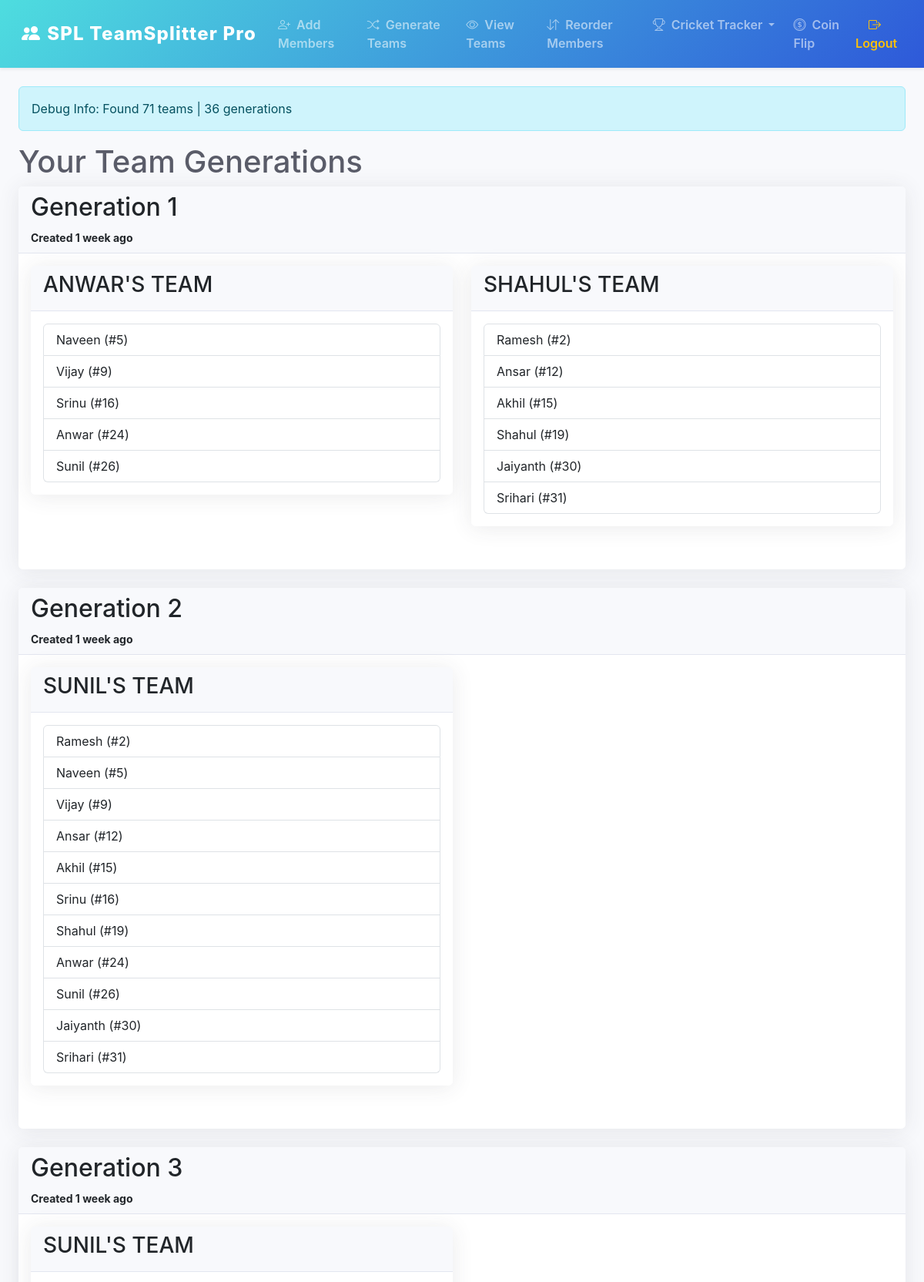
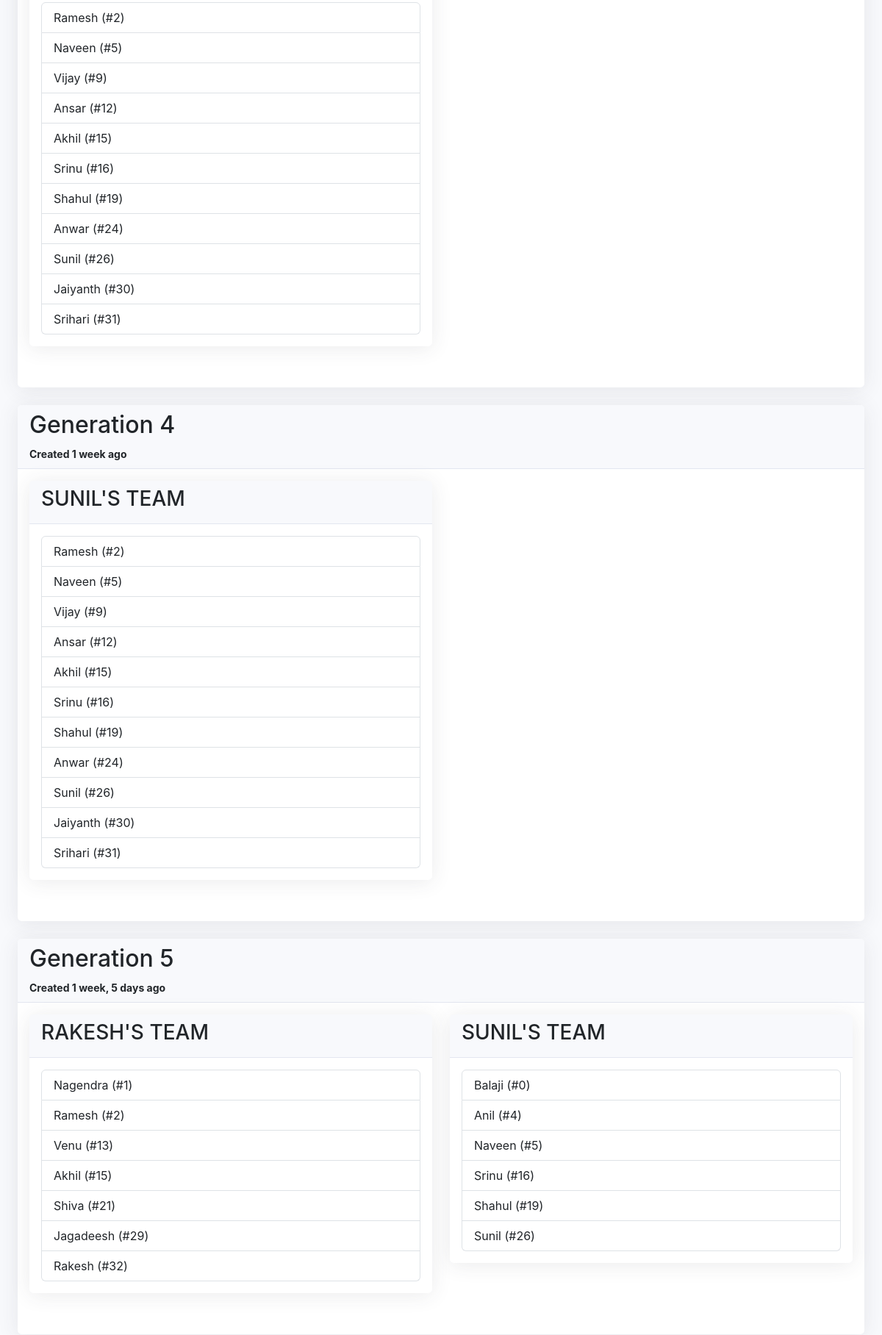
The app's page /teamss/ (signed in, upper part) with its own data (2 pictures, top to bottom).
### capp/models.py (models this page shows, shortened)
class Team(models.Model):
    user = models.ForeignKey(User, on_delete=models.CASCADE, null=True, blank=True)
    name = models.CharField(max_length=100)
    members = models.ManyToManyField(Member, blank=True)
    created_at = models.DateTimeField(auto_now_add=True)  # when team was created
    updated_at = models.DateTimeField(auto_now=True)      # when team was last updated
    generation_id = models.UUIDField(default=uuid.uuid4, editable=False)
    def __str__(self):
        return f"{self.name} ({self.created_at.strftime('%Y-%m-%d %H:%M')})"
    class Meta:
        ordering = ['-created_at']  # Default ordering by newest first

class Member(models.Model):
    user = models.ForeignKey(User, on_delete=models.CASCADE, null=True, blank=True)
    name = models.CharField(max_length=100)
    position = models.IntegerField(default=0)  # For ordering
    is_captain = models.BooleanField(default=False)
    class Meta:
        ordering = ['position']
        unique_together = ('user', 'position')  # Prevent same position for same user

### capp/views.py (the view)
# urls.py: path('teamss/', views.team_lists, name='team_lists'),  # Changed from 'teamss'
@login_required
def team_lists(request):
    team_count = Team.objects.filter(user=request.user).count()
    print(f"Found {team_count} teams for user {request.user}")
    teams = Team.objects.filter(user=request.user).select_related('user').prefetch_related('members')
    print("Teams queryset:", list(teams.values('id', 'name', 'generation_id', 'created_at')))
    generations = {}
    for team in teams:
        if team.generation_id not in generations:
            generations[team.generation_id] = {
                'teams': [],
                'created_at': team.created_at,
                'total_members': 0
            }
        generations[team.generation_id]['teams'].append(team)
        generations[team.generation_id]['total_members'] += team.members.count()
    print("Generations dict:", generations)
    generations_list = sorted(
        generations.items(),
        key=lambda item: item[1]['created_at'],
        reverse=True
    )
    context = {
        'generations': generations_list,
        'now': timezone.now(),
        'debug_team_count': team_count  # Pass to template
    }
    return render(request, 'team_lists.html', context)

### capp/templates/team_lists.html
{% extends 'base.html' %}
{% block content %}
<div class="container">
    <div class="alert alert-info">
        Debug Info:
        Found {{ debug_team_count }} teams |
        {{ generations|length }} generations
    </div>
    {% if generations %}
    <h1>Your Team Generations</h1>
    {% for generation_id, generation_data in generations %}
    <div class="card mb-4">
        <div class="card-header">
            <h2>Generation {{ forloop.counter }}</h2>
            <small>Created {{ generation_data.created_at|timesince }} ago</small>
        </div>
        <div class="card-body">
            <div class="row">
                {% for team in generation_data.teams %}
                <div class="col-md-6 mb-3">
                    <div class="card">
                        <div class="card-header">
                            <h3>{{ team.name }}</h3>
                        </div>
                        <div class="card-body">
                            <ul class="list-group">
                                {% for member in team.members.all %}
                                <li class="list-group-item">
                                    {{ member.name }} (#{{ member.position }})
                                </li>
                                {% endfor %}
                            </ul>
                        </div>
                    </div>
                </div>
                {% endfor %}
            </div>
        </div>
    </div>
    {% endfor %}
    {% else %}
    <div class="alert alert-warning">
        No teams found. <a href="{% url 'generate_teams' %}">Generate some teams?</a>
    </div>
    {% endif %}
</div>
{% endblock %}

### capp/templates/base.html (style rules this page uses)
:root { --primary-color: #4edddf; --secondary-color: #f8f9fc; --accent-color: #2e59d9; --text-color: #5a5c69; }
body { background-color: var(--secondary-color); color: var(--text-color); font-family: 'Nunito', -apple-system, BlinkMacSystemFont, 'Segoe UI', Roboto, 'Helvetica Neue', Arial, sans-serif; }
.container { max-width: 1200px; }
.card { border: none; border-radius: 0.35rem; box-shadow: 0 0.15rem 1.75rem 0 rgba(58, 59, 69, 0.1); margin-bottom: 1.5rem; }
.card-header { background-color: #f8f9fc; border-bottom: 1px solid #e3e6f0; font-weight: 700; }

### records on screen
Team: created_at "1 week", name "ANWAR'S TEAM"
Member: name "Naveen", position "5"
Member: name "Vijay", position "9"
Member: name "Srinu", position "16"
Member: name "Anwar", position "24"
Member: name "Sunil", position "26"
Team: name "SHAHUL'S TEAM"
Member: name "Ramesh", position "2"
Member: name "Ansar", position "12"
Member: name "Akhil", position "15"
Member: name "Shahul", position "19"
Member: name "Jaiyanth", position "30"
Member: name "Srihari", position "31"
Team: created_at "1 week", name "SUNIL'S TEAM"
Team: created_at "1 week", name "SUNIL'S TEAM"
Team: created_at "1 week", name "SUNIL'S TEAM"
Team: created_at "1 week, 5 days", name "RAKESH'S TEAM"
Member: name "Nagendra", position "1"
Member: name "Venu", position "13"
Member: name "Shiva", position "21"
Member: name "Jagadeesh", position "29"
Member: name "Rakesh", position "32"
Team: name "SUNIL'S TEAM"
Member: name "Balaji", position "0"
Member: name "Anil", position "4"

### other values on screen
{{ debug_team_count }} "71"
{{ generations|length }} "36"
